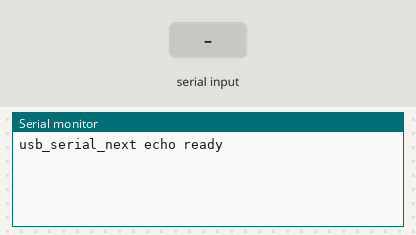
This program was run on a simulated ESP32. Shown: the last lines printed to the serial monitor. The inputs (shaded band) are chosen by the test bench.

Above: at 1.5 s.
1.6 s: "ping\n" received over Serial
At 2.1 s:
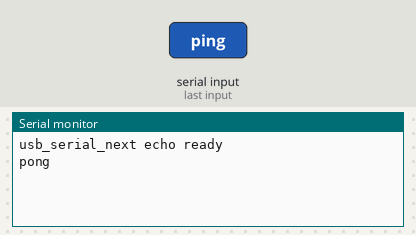
3.1 s: "info\n" received over Serial
At 4.3 s:
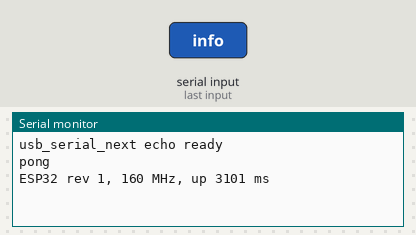
4.6 s: "burst \n" received over Serial
At 5.6 s:
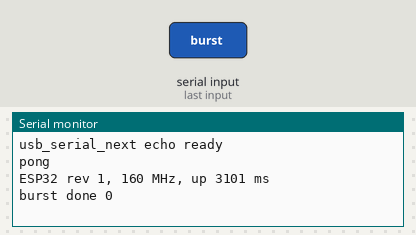
6.1 s: "sink \n" received over Serial
At 6.7 s:
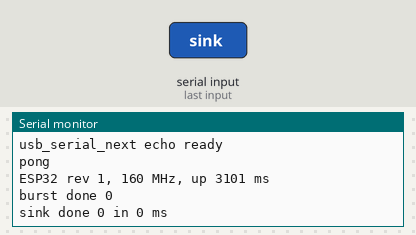
7.6 s: "90,45\n" received over Serial
At 8.8 s:
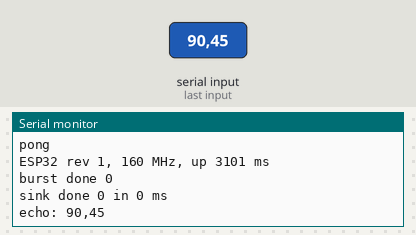
9.1 s: "5\n" received over Serial
At 10.1 s:
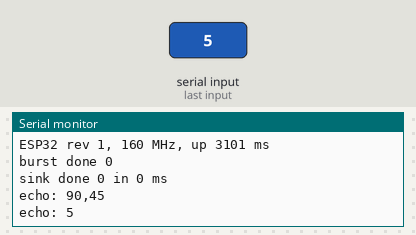

The program:

main.cpp
```cpp
// Echo firmware for testing usb_serial_next.
//
// Commands, one per line:
//   ping        -> pong
//   info        -> chip, CPU clock, uptime
//   burst N     -> N letters A..Z as fast as possible, then "burst done N"
//   sink N      -> reads N bytes, then "sink done <got> in <ms> ms"
//   anything    -> "echo: anything"
#include <Arduino.h>

static String line;

static void burst(long count) {
  static uint8_t chunk[1024];
  for (long sent = 0; sent < count;) {
    const size_t n = min<long>(sizeof(chunk), count - sent);
    for (size_t i = 0; i < n; i++) chunk[i] = 'A' + (sent + i) % 26;
    Serial.write(chunk, n);
    sent += n;
  }
  Serial.printf("\nburst done %ld\n", count);
}

static void sink(long count) {
  static uint8_t buffer[4096];
  long got = 0;
  const uint32_t start = millis();
  uint32_t last = start;
  // Gives up after 3 s without data, so a short write does not hang it.
  while (got < count && millis() - last < 3000) {
    const int available = Serial.available();
    if (available <= 0) continue;
    const size_t want = min<long>(min<long>(available, sizeof(buffer)), count - got);
    got += Serial.read(buffer, want);
    last = millis();
  }
  Serial.printf("sink done %ld in %lu ms\n", got, last - start);
}

static void handle(const String& command) {
  if (command == "ping") {
    Serial.println("pong");
  } else if (command == "info") {
    Serial.printf("%s rev %d, %u MHz, up %lu ms\n", ESP.getChipModel(),
                  ESP.getChipRevision(), ESP.getCpuFreqMHz(), millis());
  } else if (command.startsWith("burst ")) {
    burst(command.substring(6).toInt());
  } else if (command.startsWith("sink ")) {
    sink(command.substring(5).toInt());
  } else {
    Serial.print("echo: ");
    Serial.println(command);
  }
}

void setup() {
  Serial.setRxBufferSize(65536);
  Serial.setTxBufferSize(4096);
#if ARDUINO_USB_MODE && ARDUINO_USB_CDC_ON_BOOT
  // Native USB: wait for a slow host instead of dropping data.
  Serial.setTxTimeoutMs(2000);
#endif
  Serial.begin(115200);
  delay(300);
  Serial.println("usb_serial_next echo ready");
}

void loop() {
  while (Serial.available()) {
    const char c = Serial.read();
    if (c == '\n' || c == '\r') {
      if (line.length()) handle(line);
      line = "";
    } else if (line.length() < 256) {
      line += c;
    }
  }
}
```

Measured:
- after the input at 1.6 s, the serial monitor: prints a new line at once (image 1)
- after the input at 3.1 s, the serial monitor: prints a new line at once (image 2)
- after the input at 4.6 s, the serial monitor: prints a new line at once (image 3)
- after the input at 6.1 s, the serial monitor: prints a new line at once (image 4)
- after the input at 7.6 s, the serial monitor: prints a new line at once (image 5)
- after the input at 9.1 s, the serial monitor: prints a new line at once (image 6)
